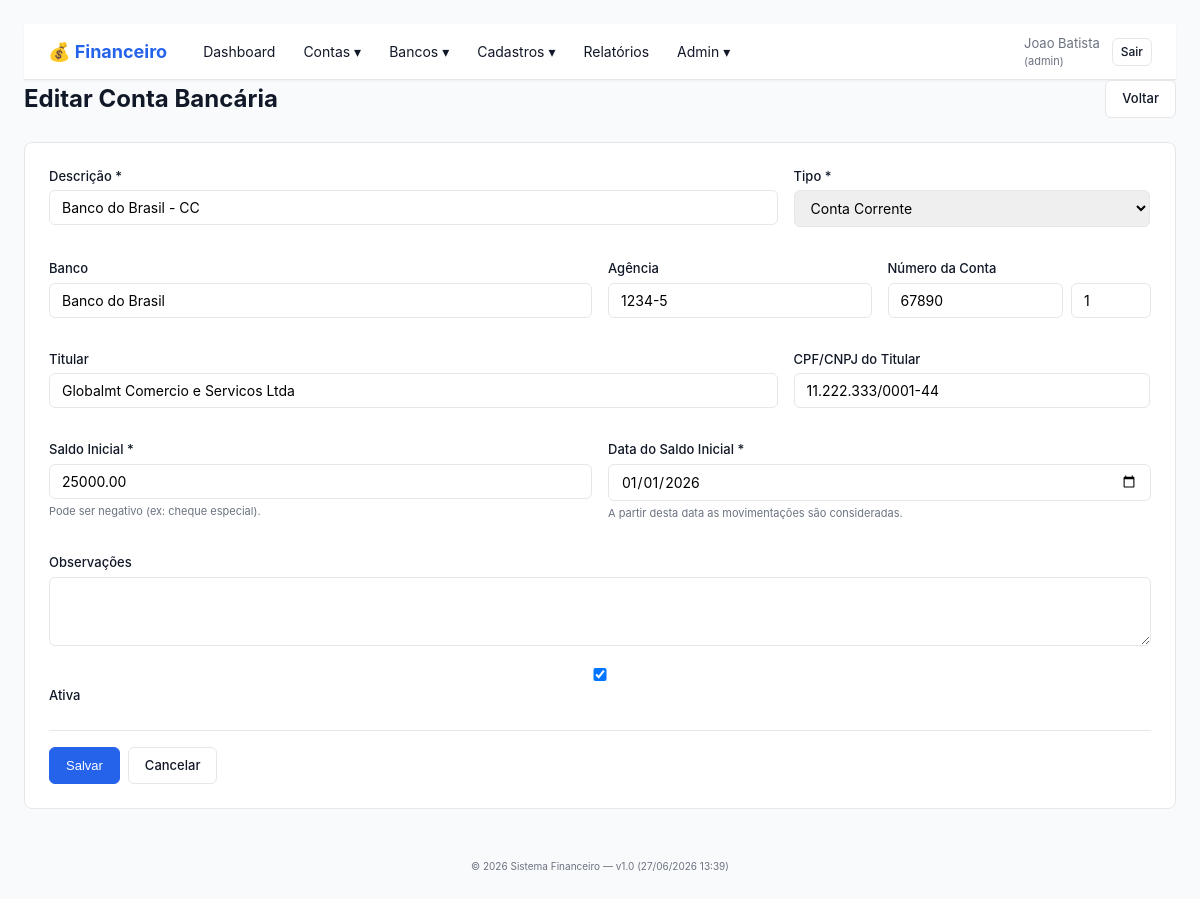
/conta_bancaria_form.php?id=1 (signed in), run on the app's committed database.
### tables this page shows
CREATE TABLE contas_bancarias (
    id INT(11) NOT NULL AUTO_INCREMENT,
    empresa_id INT(11) NOT NULL,
    descricao VARCHAR(100) NOT NULL COMMENT 'Nome de exibicao (ex: Banco do Brasil - CC 1234)',
    tipo ENUM('conta_corrente','poupanca','caixa_fisico','cartao','investimento') NOT NULL DEFAULT 'conta_corrente',
    banco VARCHAR(100) COMMENT 'Nome do banco (BB, Itau, Bradesco, Caixa...)',
    agencia VARCHAR(20),
    numero_conta VARCHAR(30),
    digito VARCHAR(5),
    titular VARCHAR(200),
    cpf_cnpj_titular VARCHAR(20),
    saldo_inicial DECIMAL(15,2) NOT NULL DEFAULT 0.00 COMMENT 'Saldo na data de criacao da conta',
    data_saldo_inicial DATE NOT NULL COMMENT 'Data de referencia do saldo inicial',
    observacoes TEXT,
    ativo TINYINT(1) DEFAULT 1,
    data_criacao TIMESTAMP DEFAULT CURRENT_TIMESTAMP,
    PRIMARY KEY (id),
    INDEX idx_empresa (empresa_id),
    INDEX idx_tipo (tipo),
    INDEX idx_ativo (ativo),
    FOREIGN KEY (empresa_id) REFERENCES empresas(id) ON DELETE CASCADE
);

### src/lib/Helper.php (called while the page is built, shortened)
<?php
function layout(string $titulo, string $view, array $vars = []): void
{
    extract($vars, EXTR_SKIP);
    require FINANCEIRO_SRC . '/views/layout/header.php';
    require FINANCEIRO_SRC . '/views/layout/navbar.php';
    require FINANCEIRO_SRC . '/views/' . $view;
    require FINANCEIRO_SRC . '/views/layout/footer.php';
}

### src/controllers/ContasBancariasController.php (called while the page is built, shortened)
<?php
final class ContasBancariasController
{
    public function form(): void
    {
        $id = (int)($_GET['id'] ?? 0);
        $conta = null;
        if ($id > 0) {
            $db = Database::getConnection();
            $stmt = $db->prepare('
                SELECT * FROM contas_bancarias
                WHERE id = ? AND empresa_id = ?
            ');
            $stmt->execute([$id, Auth::user()['empresa_id']]);
            $conta = $stmt->fetch();
        }
        layout($conta ? 'Editar Conta Bancária' : 'Nova Conta Bancária', 'contas_bancarias/form.php', [
            'conta' => $conta,
        ]);
    }
}

### public/conta_bancaria_form.php (called while the page is built, shortened)
<?php
(new ContasBancariasController)->form();

### src/views/contas_bancarias/form.php (the view, shortened to what this page needs)
<div class="page-header">
    <h1><?= $conta ? 'Editar' : 'Nova' ?> Conta Bancária</h1>
    <a href="contas_bancarias.php" class="btn">Voltar</a>
</div>
<form method="post" action="conta_bancaria_salvar.php" class="form">
    <div class="row">
        <div class="form-group col-8">
            <label>Descrição *</label>
            <input type="text" name="descricao" required maxlength="100"
                   value="<?= htmlspecialchars($conta['descricao'] ?? '') ?>"
                   placeholder="Ex: Banco do Brasil - CC 12345-6">
        </div>
        <div class="form-group col-4">
            <label>Tipo *</label>
            <select name="tipo" required>
                <?php
                $tipos = [
                    'conta_corrente' => 'Conta Corrente',
                    'poupanca'       => 'Poupança',
                    'caixa_fisico'   => 'Caixa Físico',
                    'cartao'         => 'Cartão',
                    'investimento'   => 'Investimento',
                ];
                $tipoAtual = $conta['tipo'] ?? 'conta_corrente';
                foreach ($tipos as $v => $l): ?>
                    <option value="<?= $v ?>" <?= $tipoAtual === $v ? 'selected' : '' ?>><?= $l ?></option>
                <?php endforeach; ?>
            </select>
        </div>
    </div>
    <div class="row">
        <div class="form-group col-6">
            <label>Banco</label>
            <input type="text" name="banco" maxlength="100"
                   value="<?= htmlspecialchars($conta['banco'] ?? '') ?>"
                   placeholder="Ex: Banco do Brasil">
        </div>
        <div class="form-group col-3">
            <label>Agência</label>
            <input type="text" name="agencia" maxlength="20"
                   value="<?= htmlspecialchars($conta['agencia'] ?? '') ?>">
        </div>
        <div class="form-group col-3">
            <label>Número da Conta</label>
            <div class="inline-inputs">
                <input type="text" name="numero_conta" maxlength="30"
                       value="<?= htmlspecialchars($conta['numero_conta'] ?? '') ?>">
                <input type="text" name="digito" maxlength="5" placeholder="Dígito"
                       value="<?= htmlspecialchars($conta['digito'] ?? '') ?>" style="width: 80px">
            </div>
        </div>
    </div>
    <div class="row">
        <div class="form-group col-8">
            <label>Titular</label>
            <input type="text" name="titular" maxlength="200"
                   value="<?= htmlspecialchars($conta['titular'] ?? '') ?>">
        </div>
        <div class="form-group col-4">
            <label>CPF/CNPJ do Titular</label>
            <input type="text" name="cpf_cnpj_titular" maxlength="20"
                   value="<?= htmlspecialchars($conta['cpf_cnpj_titular'] ?? '') ?>">
        </div>
    </div>
    <div class="row">
        <div class="form-group col-6">
            <label>Saldo Inicial *</label>
            <input type="number" step="0.01" name="saldo_inicial" required
                   value="<?= htmlspecialchars($conta['saldo_inicial'] ?? '0.00') ?>">
            <small class="muted">Pode ser negativo (ex: cheque especial).</small>
        </div>
        <div class="form-group col-6">
            <label>Data do Saldo Inicial *</label>
            <input type="date" name="data_saldo_inicial" required
                   value="<?= htmlspecialchars($conta['data_saldo_inicial'] ?? date('Y-m-d')) ?>">
            <small class="muted">A partir desta data as movimentações são consideradas.</small>
        </div>
    </div>
    <div class="form-group">
        <label>Observações</label>
        <textarea name="observacoes" rows="3"><?= htmlspecialchars($conta['observacoes'] ?? '') ?></textarea>
    </div>
    <div class="form-group">
        <label>
            <input type="checkbox" name="ativo" value="1" <?= (!$conta || $conta['ativo']) ? 'checked' : '' ?>>
            Ativa
        </label>
    </div>
    <div class="form-actions">
        <button type="submit" class="btn btn-primary">Salvar</button>
        <a href="contas_bancarias.php" class="btn">Cancelar</a>
    </div>
</form>

### public/assets/financeiro.css (style rules this page uses)
* { box-sizing: border-box; margin: 0; padding: 0; }
:root { --color-primary: #2563eb; --color-primary-dark: #1d4ed8; --color-success: #16a34a; --color-warning: #d97706; --color-danger: #dc2626; --color-info: #0891b2; --color-secondary: #6b7280; --color-bg: #f9fafb; --color-surface: #ffffff; --color-text: #111827; --color-text-muted: #6b7280; --color-border: #e5e7eb; --shadow-sm: 0 1px 2px 0 rgba(0,0,0,0.05); --shadow: 0 1px 3px 0 rgba(0,0,0,0.1), 0 1px 2px 0 rgba(0,0,0,0.06); }
body { font-family: -apple-system, BlinkMacSystemFont, "Segoe UI", Roboto, "Helvetica Neue", Arial, sans-serif; background: var(--color-bg); color: var(--color-text); line-height: 1.5; font-size: 14px; }
.page-header { display: flex; justify-content: space-between; align-items: center; margin-bottom: 24px; flex-wrap: wrap; gap: 12px; }
.page-header h1 { font-size: 24px; color: var(--color-text); }
.btn { padding: 8px 16px; border: 1px solid var(--color-border); border-radius: 6px; background: var(--color-surface); color: var(--color-text); cursor: pointer; text-decoration: none; font-size: 13px; font-weight: 500; transition: all 0.15s; display: inline-block; }
.btn-primary { background: var(--color-primary); border-color: var(--color-primary); color: white; }
.row { display: flex; flex-wrap: wrap; gap: 16px; margin-bottom: 16px; }
.row .col-3 { flex: 0 0 calc(25% - 12px); }
.row .col-4 { flex: 0 0 calc(33.33% - 11px); }
.row .col-6 { flex: 0 0 calc(50% - 8px); }
.row .col-8 { flex: 0 0 calc(66.66% - 6px); }
.form { background: var(--color-surface); border: 1px solid var(--color-border); border-radius: 8px; padding: 24px; margin-bottom: 24px; }
.form-group { margin-bottom: 16px; }
.form-group label { display: block; margin-bottom: 4px; font-size: 13px; font-weight: 500; color: var(--color-text); }
.form-group input, .form-group select, .form-group textarea { width: 100%; padding: 8px 12px; border: 1px solid var(--color-border); border-radius: 6px; font-size: 14px; font-family: inherit; }
.form-group small.muted { color: var(--color-text-muted); font-size: 11px; display: block; margin-top: 4px; }
.form-actions { display: flex; gap: 8px; margin-top: 24px; padding-top: 16px; border-top: 1px solid var(--color-border); }
.inline-inputs { display: flex; gap: 8px; }
.muted { color: var(--color-text-muted); }

### data on the page
contas_bancarias: descricao "Banco do Brasil - CC", tipo "Conta Corrente", banco "Banco do Brasil", agencia "1234-5", numero_conta "67890", digito "1", titular "Globalmt Comercio e Servicos Ltda", cpf_cnpj_titular "11.222.333/0001-44", saldo_inicial "25000.00", data_saldo_inicial "01/01/2026", ativo "☑"

### other printed values
$usuario['nome'] "Joao Batista"
$perfil "admin"
